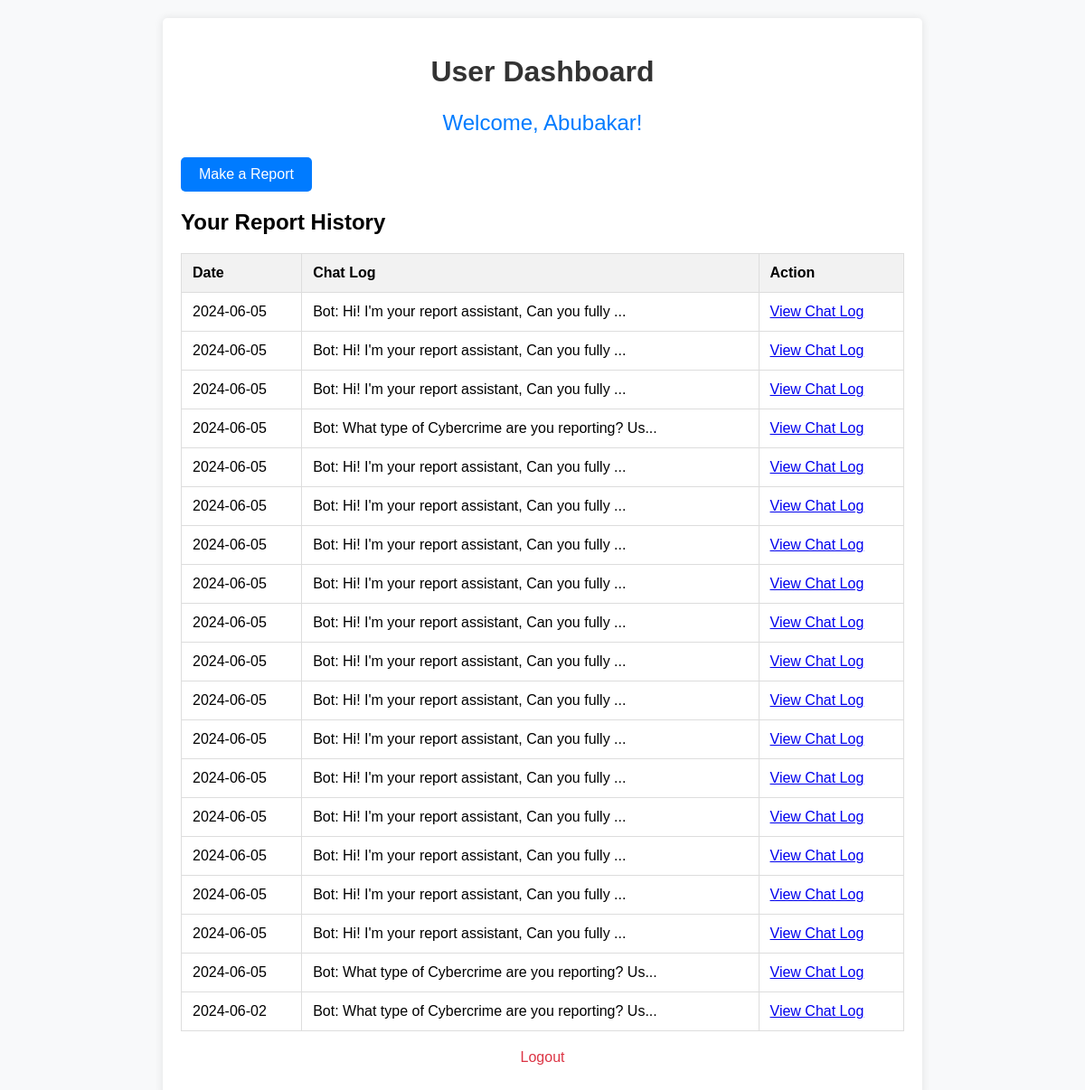
Screenshot of /user_dashboard (signed in) with the database file from the repository.
### app.py (models this page shows)
class User(UserMixin, db.Model):
    id = db.Column(db.Integer, primary_key=True)
    fullname = db.Column(db.String(100), nullable=False)
    email = db.Column(db.String(100), unique=True, nullable=False)
    password = db.Column(db.String(100), nullable=False)
    is_admin = db.Column(db.Boolean, default=False)
    reports = db.relationship('Report', backref='user', lazy=True)

class Report(db.Model):
    id = db.Column(db.Integer, primary_key=True)
    user_id = db.Column(db.Integer, db.ForeignKey('user.id'), nullable=False)
    chat_log = db.Column(db.Text, nullable=False)
    date = db.Column(db.DateTime, nullable=False, default=datetime.utcnow)
    evidence_filename = db.Column(db.String(200), nullable=True)

### app.py (the view)
@app.route('/user_dashboard')
def user_dashboard():
    if 'user_id' not in session:
        return redirect(url_for('login'))
    user_id = session['user_id']
    current_user = User.query.get(user_id)
    reports = Report.query.filter_by(user_id=user_id).order_by(Report.date.desc()).all()
    return render_template('user_dashboard.html', user=current_user, reports=reports)

### templates/user_dashboard.html (shortened to what this page needs)
<!DOCTYPE html>
<html lang="en">
<head>
</head>
<body>
    <div class="container">
        <h1>User Dashboard</h1>
        <div class="welcome">
            <p>Welcome, {{ user.fullname }}!</p>
        </div>
        <div class="report-button">
            <a href="{{ url_for('report') }}" class="btn">Make a Report</a>
        </div>
        <div class="report-history">
            <h2>Your Report History</h2>
            <table>
                <thead>
                    <tr>
                        <th>Date</th>
                        <th>Chat Log</th>
                        <th>Action</th>
                    </tr>
                </thead>
                <tbody>
                    {% for report in reports %}
                    <tr>
                        <td>{{ report.date.strftime('%Y-%m-%d') }}</td>
                        <td>{{ report.chat_log[:50] }}...</td>
                        <td><a href="{{ url_for('user_view_chat_log', report_id=report.id) }}">View Chat Log</a></td>
                    </tr>
                    {% endfor %}
                </tbody>
            </table>
        </div>
        <div class="logout">
            <p><a href="{{ url_for('logout') }}">Logout</a></p>
        </div>
    </div>
</body>
</html>

### templates/user_dashboard.html (style rules this page uses)
body { font-family: Arial, sans-serif; background-color: #f8f9fa; margin: 0; padding: 0; }
.container { max-width: 800px; margin: 20px auto; padding: 20px; background-color: #fff; border-radius: 5px; box-shadow: 0 0 10px rgba(0, 0, 0, 0.1); }
h1 { text-align: center; color: #333; }
.welcome { text-align: center; margin-top: 20px; font-size: 24px; color: #007bff; }
.btn { display: inline-block; padding: 10px 20px; background-color: #007bff; color: #fff; text-decoration: none; border-radius: 5px; transition: background-color 0.3s ease; }
.logout { text-align: center; margin-top: 20px; }
.logout a { text-decoration: none; color: #dc3545; }
table { width: 100%; border-collapse: collapse; margin-top: 20px; }
table, th, td { border: 1px solid #ddd; }
th, td { padding: 12px; text-align: left; }
th { background-color: #f2f2f2; }

### rows the page displays
User: fullname "Abubakar"
Report: date "2024-06-05", chat_log "Bot: Hi! I'm your report assistant, Can you fully"
Report: date "2024-06-05", chat_log "Bot: Hi! I'm your report assistant, Can you fully"
Report: date "2024-06-05", chat_log "Bot: Hi! I'm your report assistant, Can you fully"
Report: date "2024-06-05", chat_log "Bot: What type of Cybercrime are you reporting? Us"
Report: date "2024-06-05", chat_log "Bot: Hi! I'm your report assistant, Can you fully"
Report: date "2024-06-05", chat_log "Bot: Hi! I'm your report assistant, Can you fully"
Report: date "2024-06-05", chat_log "Bot: Hi! I'm your report assistant, Can you fully"
Report: date "2024-06-05", chat_log "Bot: Hi! I'm your report assistant, Can you fully"
Report: date "2024-06-05", chat_log "Bot: Hi! I'm your report assistant, Can you fully"
Report: date "2024-06-05", chat_log "Bot: Hi! I'm your report assistant, Can you fully"
Report: date "2024-06-05", chat_log "Bot: Hi! I'm your report assistant, Can you fully"
Report: date "2024-06-05", chat_log "Bot: Hi! I'm your report assistant, Can you fully"
Report: date "2024-06-05", chat_log "Bot: Hi! I'm your report assistant, Can you fully"
Report: date "2024-06-05", chat_log "Bot: Hi! I'm your report assistant, Can you fully"
Report: date "2024-06-05", chat_log "Bot: Hi! I'm your report assistant, Can you fully"
Report: date "2024-06-05", chat_log "Bot: Hi! I'm your report assistant, Can you fully"
Report: date "2024-06-05", chat_log "Bot: Hi! I'm your report assistant, Can you fully"
Report: date "2024-06-05", chat_log "Bot: What type of Cybercrime are you reporting? Us"
Report: date "2024-06-02", chat_log "Bot: What type of Cybercrime are you reporting? Us"
